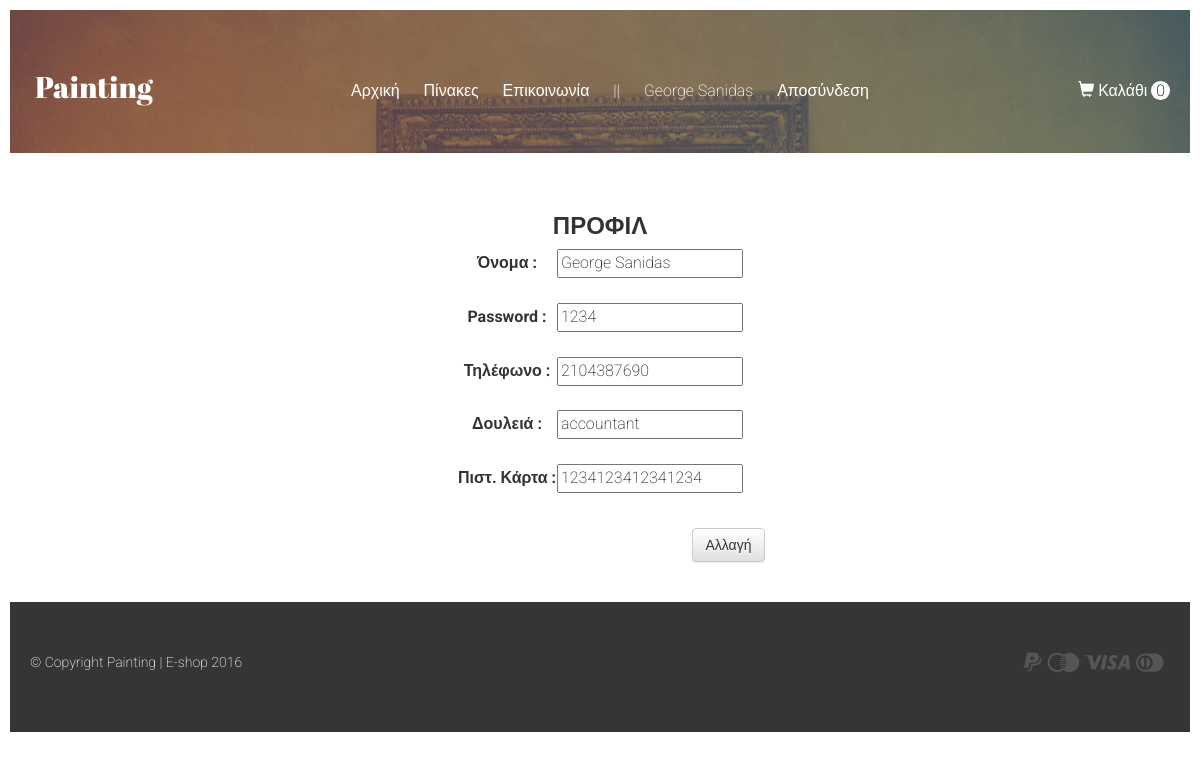
The page /profile.php (signed in) on the database its author committed.
### tables this page shows
CREATE TABLE IF NOT EXISTS `customer` (
  `name` char(30) NOT NULL,
  `email` char(30) NOT NULL,
  `password` char(30) NOT NULL,
  `phone` int(11) NOT NULL,
  `job` char(30) NOT NULL,
  `credit_card` bigint(20) NOT NULL,
  `role` char(5) DEFAULT 'Guest',
  PRIMARY KEY (`email`)
);

### profile.php (the view, shortened to what this page needs)
<?php
require('includes/config.php');
if (isset($_SESSION['user'])):
?>
<!DOCTYPE html>
<html lang="en">
  <head>
    <link href="css/bootstrap.css" rel="stylesheet">
    <link href="css/bootstrap-theme.css" rel="stylesheet">
    <link href="css/style.css" rel="stylesheet">
  </head>
  <body>
    <header>
     <div class="container">
      <div class="row">
       <div class="col-md-2">
	      <div class="logo">
          <a href="index.php">
            <h2>Painting</h2>
          </a>
	      </div>
	     </div>
       <div class="col-md-8">
	      <nav>
          <a href="index.php">Αρχική</a>
          <a href="painting.php">Πίνακες</a>
          <a href="contact.php">Επικοινωνία</a>
          <?php
          if (empty($_SESSION['user'])) {
            echo '<a class="nav-line"> || </a>
                  <a href="login.php">Σύνδεση</a>
                  <a href="register.php">Εγγραφή</a>';
          } else {
            echo '<a class="nav-line"> || </a>
                  <a href="profile.php">'.$_SESSION['name'].'</a>
                  <a href="logout.php">Αποσύνδεση</a>';
          }
          ?>
	      </nav>
	     </div>
       <div class="col-md-2">
	      <div class="cart">
          <a href="cart.php">
            <span class="glyphicon glyphicon-shopping-cart" aria-hidden="true"></span> Καλάθι
            <div id="cart-circle">
              0
            </div>
          </a>
	      </div>
	     </div>
	    </div>
	 </div>
	</header>
  <section id="profile">
    <div class="container">
      <div class="row">
        <div class="col-md-12">
          <div class="profile-section-heading">
           <div class="text-center">
            <h3>Προφιλ</h3>
            </div>
              <?php
              $userID = $_SESSION['user'];
              $query = mysqli_query($con, "SELECT * FROM customer WHERE email='$userID'");
              $row = mysqli_fetch_assoc($query);
              ?>
            <?php echo '<form action="successProfile.php?id='.$userID.'" method="post">'; ?>
            <label>Όνομα :</label><?php echo '<input type="text" name="name" value="'.$row['name'].'"/>'; ?><br/><br/>
            <label>Password :</label><?php echo '<input type="text" name="password" value="'.$row['password'].'"/>'; ?><br/><br/>
            <label>Τηλέφωνο :</label><?php echo '<input type="text" name="phone" value="'.$row['phone'].'"/>'; ?><br/><br/>
            <label>Δουλειά :</label><?php echo '<input type="text" name="job" value="'.$row['job'].'"/>'; ?><br/><br/>
            <label>Πιστ. Κάρτα :</label><?php echo '<input type="text" name="cc" value="'.$row['credit_card'].'"/>'; ?><br/><br/>
            <input type="submit" class="myInputLogin btn btn-default" value="Αλλαγή"/>
          </form>
          </div>
        </div>
      </div>
    </div>
  </section>
  <footer>
    <div class="container">
      <div class="row">
        <div class="col-md-6">
          <div class="footer-copyright">
            <?php
              echo "<p>&copy; Copyright Painting | E-shop " . date("Y") . "</p>";
            ?>
          </div>
        </div>
        <div class="col-md-6">
          <div class="footer-payment">
            <img src="images/payment.png" alt="Payments we accept">
          </div>
        </div>
      </div>
    </div>
  </footer>
  </body>
</html>
<?php
else:
    header('Location: index.php');
endif;
?>

### css/style.css (style rules this page uses)
header { background: url(../images/bg.jpg) no-repeat; -webkit-background-size: cover; -moz-background-size: cover; -o-background-size: cover; background-size: cover; padding: 40px 0; }
.logo { position: relative; display: block; margin: 5px; }
.logo a:link, .logo a:focus, .logo a:visited { font-family: 'Abril Fatface', cursive; color: #fff; }
.logo h2 { font-weight: normal; text-transform: capitalize; }
nav { text-align: center; padding-top: 30px; }
nav a,nav a:link, nav a:focus, nav a:visited { color: #fff; font-weight: 200; margin-left: 20px; }
.cart { padding-top: 30px; float: right; }
.cart a:link, .cart a:focus, .cart a:visited { color: #fff; font-weight: 200; }
#cart-circle { background: #fff; color: #000; border-radius: 50%; display: inline; padding: 0 5px; }
footer { background: #353535; color: #f0f0f0; padding: 50px 0; }
.footer-copyright { font-size: 14px; }
.footer-payment { float: right; margin-top: -5px; }
.myInputLogin { margin-left: 257px; margin-top: 10px; }
#profile { margin: 40px 0; }
.profile-section-heading { text-align: center; margin: 0 auto; }

### rows shown on the page
customer: name "George Sanidas", password "1234", phone "2104387690", job "accountant", cc "1234123412341234"

### other values the page prints
$_SESSION['name'] "George Sanidas"
